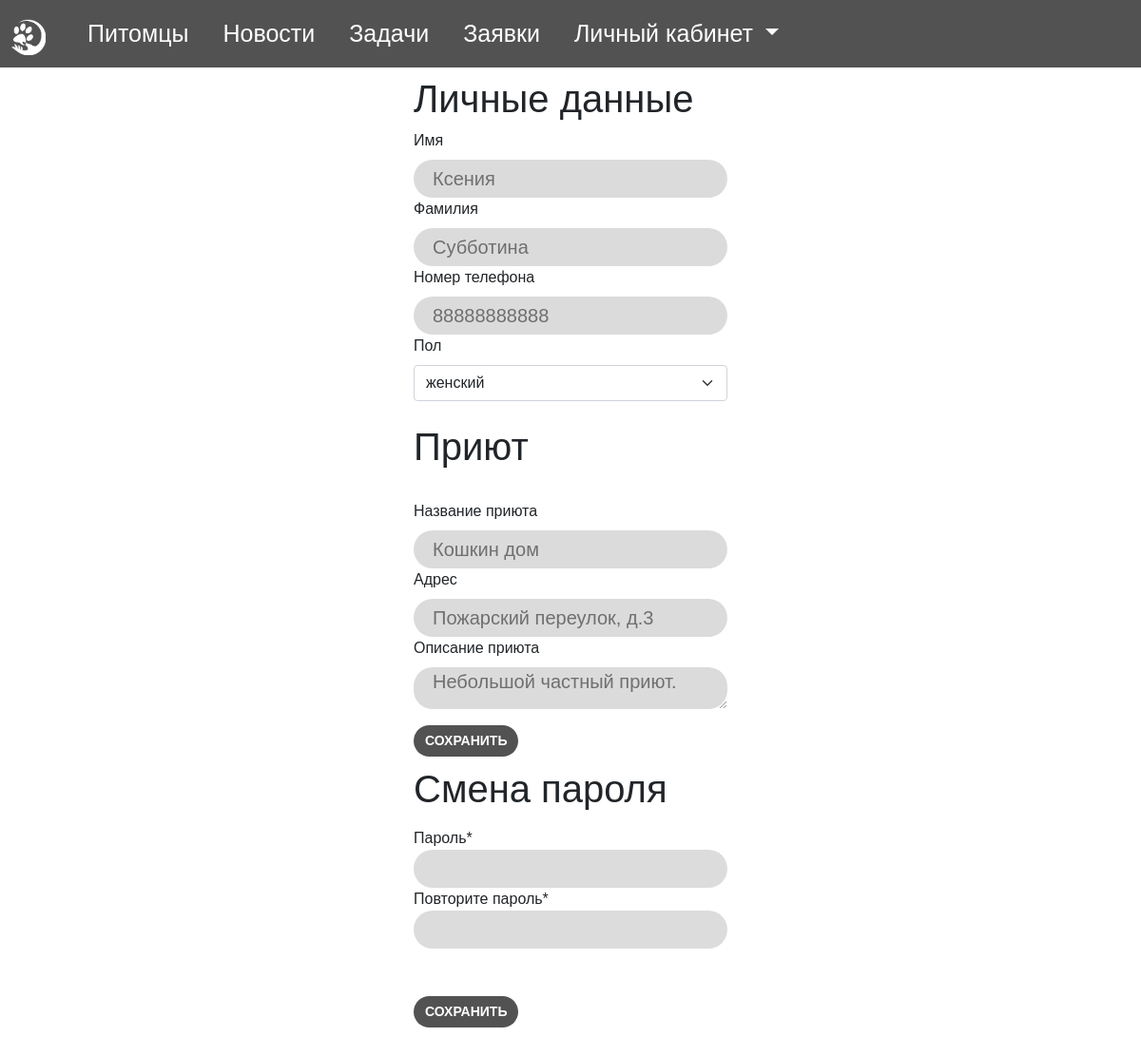
The page /owner/editprofile (signed in) on the database its author committed.
### Shelter/models.py (models this page shows, shortened)
class Profile(models.Model):
    user = models.OneToOneField(User, on_delete=models.CASCADE)
    first_name = models.CharField(max_length=100, blank=True)
    last_name = models.CharField(max_length=100, blank=True)
    phone_regex = RegexValidator(regex=r'^\+?1?\d{9,15}$',
                                 message="Phone number must be entered in the format: '+999999999'. Up to 15 digits allowed.")
    phoneNum = models.CharField(validators=[phone_regex], max_length=12, blank=True)
    class Type(models.TextChoices):
        MODERATOR = 'Moderator'
        CLIENT = 'Client'
        OWNER = 'Owner'
    type = models.CharField(
        max_length=9,
        choices=Type.choices,
        default='Client'
    )
    SEX_CHOICES = (
        ('male', "мужской"),
        ('female', "женский"),
    )
    sex = models.CharField(max_length=10, verbose_name="пол", choices=SEX_CHOICES, default='женский')

class Shelter(models.Model):
    title = models.CharField(max_length=50)
    address = models.CharField(max_length=200)
    description = models.TextField(default='', blank=True)
    user = models.ForeignKey(Profile, on_delete=models.CASCADE)

### Shelter/views.py (the view)
# urls.py: path('owner/editprofile', views.editprofileowner, name='editprofileowner'),
def editprofileowner(request):
    try:
        form = PasswordChangeForm()
        sexes = Profile.SEX_CHOICES
        profile = Profile.objects.get(user=request.user)
        shelter = Shelter.objects.get(user=profile)
        if request.method == "POST":
            profile.first_name = request.POST.get("first_name")
            profile.last_name = request.POST.get("last_name")
            profile.phoneNum = request.POST.get("phoneNum")
            profile.sex = request.POST.get("sex")
            shelter.title = request.POST.get("title")
            shelter.address = request.POST.get("address")
            shelter.description = request.POST.get("description")
            profile.save()
            shelter.save()
            return HttpResponseRedirect("/owner/editprofile")
        else:
            return render(request, "owner_profile.html",
                          {"profile": profile, "shelter": shelter, "sexes": sexes, 'form': form})
    except Profile.DoesNotExist:
        return HttpResponseNotFound("<h2>Profile not found</h2>")

### Shelter/forms.py
class PasswordChangeForm(ModelForm):
    password1 = forms.CharField(max_length=15, widget=forms.PasswordInput(), label="Пароль")
    password2 = forms.CharField(max_length=15, widget=forms.PasswordInput(), label="Повторите пароль")
    class Meta:
        model = User
        fields = ('password1', 'password2')

### templates/owner_profile.html (shortened to what this page needs)
{% extends 'base.html' %}
{% load crispy_forms_filters %}
{% block content %}
    {% include "includes/navbar.html" %}
    <div class="main">
        <form enctype="multipart/form-data" method="post">
            <h1>Личные данные</h1>
            <label for="validationTextarea" class="form-label">Имя</label>
            <br>
            <label>
                <input type="text" name="first_name" class='form-control' value="{{ profile.first_name }}"/>
            </label>
            <br>
            <label for="validationTextarea" class="form-label">Фамилия</label>
            <br>
            <label>
                <input type="text" name="last_name" class='form-control' value="{{ profile.last_name }}"/>
            </label>
            <br>
            <label for="validationTextarea" class="form-label">Номер телефона</label>
            <br>
            <label>
                <input type="text" name="phoneNum" class='form-control' value="{{ profile.phoneNum }}"/>
            </label>
            <br>
            <label for="validationTextarea" class="form-label">Пол</label>
            <label for="floatingSelect"></label><select class="form-select" id="floatingSelect" name="sex" required>
            {% for sex,f_sex in sexes %}
                {% if profile.sex == sex %}
                    <option selected value="{{ sex }}">{{ f_sex }}</option>
                {% else %}
                    <option value="{{ sex }}">{{ f_sex }}</option>
                {% endif %}
            {% endfor %}
        </select>
            <br>
            <h1>Приют</h1>
            <br>
            <label for="validationTextarea" class="form-label">Название приюта</label>
            <br>
            <label>
                <input type="text" name="title" class='form-control' value="{{ shelter.title }}"/>
            </label>
            <br>
            <label for="validationTextarea" class="form-label">Адрес</label>
            <br>
            <label>
                <input type="text" name="address" class='form-control' value="{{ shelter.address }}"/>
            </label>
            <br>
            <label for="validationTextarea" class="form-label">Описание приюта</label>
            <br>
            <label>
                <textarea class="form-control" name="description" required>{{ shelter.description }}</textarea>
            </label>
            <br>
            <input type="submit" class='btn' value="Сохранить">
        </form>
        <form enctype="multipart/form-data" method="post" action="/owner/changepassword/">
            <h1>Смена пароля</h1>
            <div>
                <p> {{ form|crispy }}</p>
            </div>
            <br>
            <input type="submit" class='btn' value="Сохранить">
        </form>
    </div>
{% endblock %}

### static/css/style.css (style rules this page uses)
body { height: 130vh; margin: auto; width: 100%; overflow-x: hidden; font-family: 'Laptev_Brush', sans-serif; background: #ffffff; display: flex; flex-direction: column; align-items: center; position: relative; }
.form-control { height: 40px; background: #cdcdcd; border: none; border-radius: 20px; box-shadow: none; padding: 0 20px; font-size: 20px; width: 330px; color: #343333; transition: all 0.3s ease 0s; opacity: 0.7; }
.btn { background: #0a0909; border: none; font-size: 14px; font-weight: bold; color: #ffffff; border-radius: 30px; text-transform: uppercase; margin: 10px 0 10px 0; font-family: 'Laptev_Brush', sans-serif; opacity: 0.7; }
.main { margin-top: 80px; }

### rows shown on the page
Profile: first_name "Ксения", last_name "Субботина", phoneNum "88888888888", sex "женский"
Shelter: title "Кошкин дом", address "Пожарский переулок, д.3", description "Небольшой частный приют."
